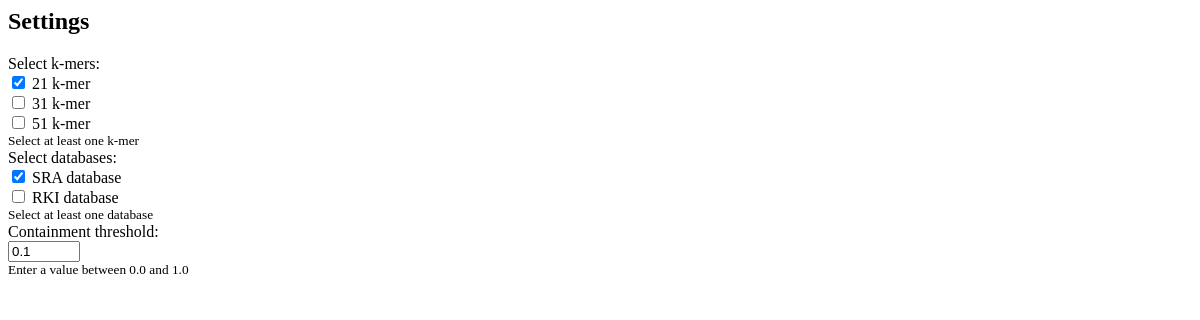
Before: /mgw_api/settings/ (signed in) with the older database file.
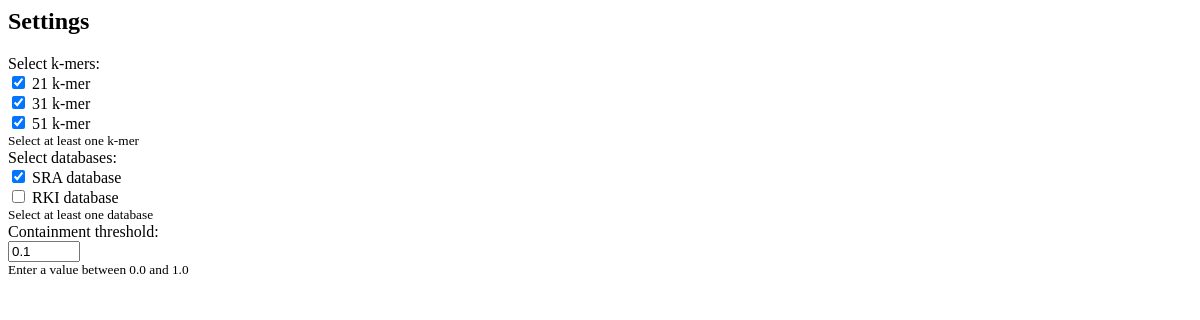
After: the same page with the newer database file.
### mgw_api/models.py (models this page shows, shortened)
class Settings(models.Model):
    user = models.OneToOneField(User, on_delete=models.CASCADE)
    kmer = models.JSONField(default=list, help_text="List of k-mers")
    database = models.JSONField(default=list, help_text="List of databases")
    containment = models.FloatField(default=0.10, help_text="Containment value (between 0 and 1)")

### mgw_api/views.py (the view)
# urls.py: path('settings/', views.settings, name='settings'),
@login_required
def settings(request):
    sourmash_settings, created = Settings.objects.get_or_create(user=request.user)
    if request.method == "POST":
        settings_form = SettingsForm(request.POST, instance=sourmash_settings)
        if settings_form.is_valid():
            settings_form.save()
            messages.success(request, 'Settings have been successfully saved.')
            return redirect(reverse("mgw_api:settings"))
        else:
            messages.error(request, 'Please correct the errors below.')
    else:
        initial_data = {
            'kmer': sourmash_settings.kmer if sourmash_settings.kmer else [21],
            'database': sourmash_settings.database if sourmash_settings.database else ["SRA"],
            'containment': sourmash_settings.containment if sourmash_settings.containment is not None else 0.10,
            }
        settings_form = SettingsForm(instance=sourmash_settings, initial=initial_data)
    return render(request, "mgw_api/settings.html", {"settings_form": settings_form})

### mgw_api/forms.py
class SettingsForm(forms.ModelForm):
    kmer = forms.MultipleChoiceField(
        choices=[(21, "21 k-mer"), (31, "31 k-mer"), (51, "51 k-mer")],
        widget=forms.CheckboxSelectMultiple,
        initial=[21]
    )
    database = forms.MultipleChoiceField(
        choices=[("SRA", "SRA database"), ("RKI", "RKI database")],
        widget=forms.CheckboxSelectMultiple,
        initial=["SRA"]
    )
    containment = forms.FloatField(
        widget=forms.NumberInput(attrs={"min": 0, "max": 1, "step": 0.01}),
        initial=0.10
    )
    class Meta:
        model = Settings
        fields = ["kmer", "database", "containment"]

### mgw_api/templates/mgw_api/settings.html (shortened to what this page needs)
<div class="settings-section">
    <h2>Settings</h2>
    <div class="settings-form">
        <form method="post" enctype="multipart/form-data" id="settings-form">
            <div class="form-group">
                <label for="id_kmer">Select k-mers:</label>
                <div class="options">{{ settings_form.kmer }}</div>
                <small>Select at least one k-mer</small>
            </div>
            <div class="form-group">
                <label for="id_database">Select databases:</label>
                <div class="options">{{ settings_form.database }}</div>
                <small>Select at least one database</small>
            </div>
            <div class="form-group">
                <label for="id_containment">Containment threshold:</label>
                <div class="options">{{ settings_form.containment }}</div>
                <small>Enter a value between 0.0 and 1.0</small>
            </div>
        </form>
    </div>
</div>

Changed rows visible on the page:
changed Settings: kmer "☑ ☐ ☐" → "☑ ☑ ☑"
